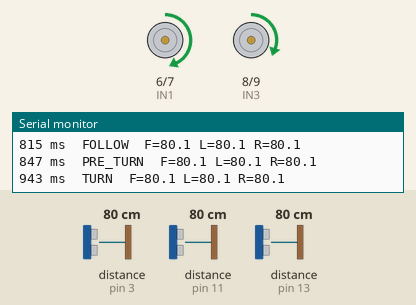
This sketch was run on a simulated Arduino Uno, built with avr-gcc and run on an emulated ATmega328P. Shown: motor-driver pin pairs drawn as motors (green arrow = first pin HIGH = forward, orange = second pin HIGH = backward, longer = more drive, scaled by the enable pin), the last lines printed to the serial monitor. Wiring (inferred from the names in the program): 3 × ultrasonic range finder: trigger pin 2, echo pin 3 / trigger pin 4, echo pin 11 / trigger pin 12, echo pin 13. Inputs (shaded band) come from the test bench; at power-on: distance to the obstacle (sensors on pin 3, pin 11, pin 13) 80 cm. The echo pulse lasts 58.3 µs per cm.

Above: at 2.0 s.
2.1 s: distance to the obstacle (sensor on pin 3) set to 2 cm
At 4.1 s:
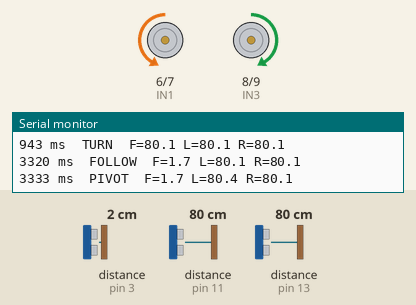
4.8 s: distance to the obstacle (sensor on pin 3) set to 9 cm
At 5.82 s:
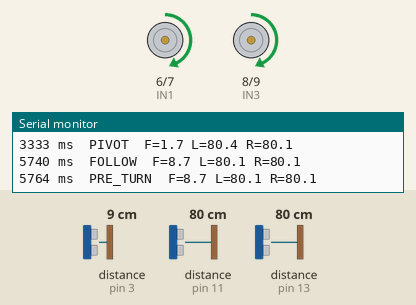
7.3 s: distance to the obstacle (sensor on pin 11) set to 2 cm
9.7 s: distance to the obstacle (sensor on pin 3) set to 35 cm
12.2 s: distance to the obstacle (sensor on pin 13) set to 35 cm
14.7 s: distance to the obstacle (sensor on pin 13) set to 28 cm
At 16.3 s:
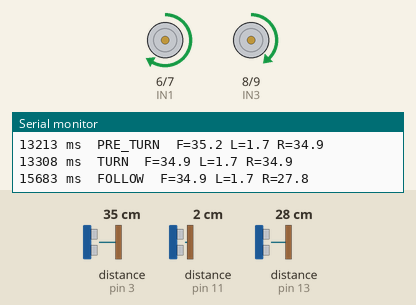
Timing chart, 0 to 17.8 s (numbered marks = the images above; inputs shaded):
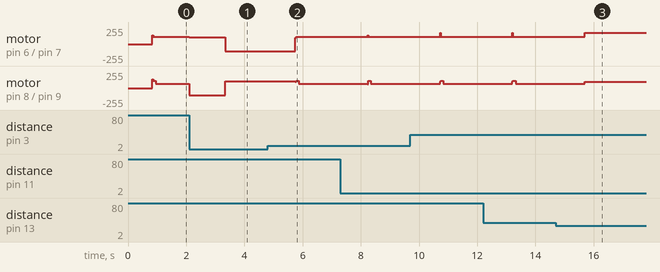

Measured:
- the behaviour switches between 31 and 30 cm on distance to the obstacle (sensor on pin 13) (found by bisection; images 2 and 3)
- after the input at 4.8 s, motor on pin 6 (IN1) / pin 7 (IN2): backward 105/255 → forward 110/255 after 0.95 s; motor on pin 8 (IN3) / pin 9 (IN4): forward 105/255 → forward 110/255 after 0.95 s, → forward 63/255 0.12 s later
- after the input at 14.7 s, motor on pin 6 (IN1) / pin 7 (IN2): goes on until 15.7 s, then stays forward 169/255; motor on pin 8 (IN3) / pin 9 (IN4): goes on until 15.7 s, then stays forward 91/255

The sketch:

maze_solver.ino
```cpp
// ===================================================================
//  Padma's Studio - 3-sonar wall-following maze solver
//  Arduino Uno + L298N + 2 TT gear motors + caster + 3x HC-SR04
//
//  Strategy: keep one hand on the wall (right-hand rule by default).
//  In a maze without loops this visits every corridor, so it always
//  reaches the white goal area, wherever it is.
//
//  FOLLOW   drive forward, a PD controller holds the wall at SIDE_TARGET
//  PRE_TURN the followed wall ended: roll on until the axle is level
//           with the corner
//  TURN     arc 90 degrees around the corner; if our side is still open
//           it was the end of a wall, so arc another 90 (a U-turn)
//  PIVOT    front blocked: spin away from the wall until the way is open
// ===================================================================
#include "config.h"

State state = FOLLOW;
unsigned long stateStart = 0;
float fDist = MAX_RANGE, lDist = MAX_RANGE, rDist = MAX_RANGE;
float lastErr = 0;
float dErrF = 0;                     // filtered derivative
unsigned long lastPid = 0;
bool pidReset = true;
int clearCount = 0;
int openCount = 0;
int arcs = 0;                        // 90 degree chunks done in this turn
bool frontCleared = false;
unsigned long clearedAt = 0;
float lastCm[3] = { MAX_RANGE, MAX_RANGE, MAX_RANGE };   // last good reading per sensor
int misses[3] = { 0, 0, 0 };

void setup() {
  pinMode(ENA, OUTPUT); pinMode(IN1, OUTPUT); pinMode(IN2, OUTPUT);
  pinMode(IN3, OUTPUT); pinMode(IN4, OUTPUT); pinMode(ENB, OUTPUT);
  pinMode(TRIG_F, OUTPUT); pinMode(ECHO_F, INPUT);
  pinMode(TRIG_L, OUTPUT); pinMode(ECHO_L, INPUT);
  pinMode(TRIG_R, OUTPUT); pinMode(ECHO_R, INPUT);

  Serial.begin(115200);
  Serial.println(F("Maze solver ready"));
  stopMotors();
  delay(800);                // time to put the robot down
  readSensors();
  setState(FOLLOW);
}

void loop() {
  readSensors();
  float wallD = FOLLOW_RIGHT ? rDist : lDist;   // the wall we keep our hand on
  float farD  = FOLLOW_RIGHT ? lDist : rDist;   // the other side
  unsigned long inState = millis() - stateStart;

  switch (state) {
    case FOLLOW:
      if (wallD > WALL_LOST) openCount++; else openCount = 0;
      if (openCount >= 2)          setState(PRE_TURN);   // our wall opened up: take it
      else if (fDist < FRONT_STOP) setState(PIVOT);      // blocked ahead: turn away
      else followWall(wallD, farD, fDist < FRONT_SLOW ? SLOW_PWM : BASE_PWM);
      break;

    case PRE_TURN:
      drive(ARC_PWM, ARC_PWM);
      if (inState >= PRE_TURN_MS || fDist < FRONT_STOP) setState(TURN);
      break;

    case TURN:
      if (fDist < FRONT_STOP) spinTowardWall();       // too tight for an arc: turn on the spot
      else                    arcTowardWall();
      if (inState >= ARC_90_MS) {
        if (wallD < WALL_NEAR || arcs >= 1) setState(FOLLOW);    // wall found again
        else { arcs++; stateStart = millis(); }                   // wall end: keep going round
      }
      break;

    case PIVOT:
      spinAwayFromWall();
      if (!frontCleared) {
        if (fDist > FRONT_CLEAR && wallD < WALL_LOST) clearCount++;
        else clearCount = 0;
        if (clearCount >= 2) { frontCleared = true; clearedAt = millis(); }
      } else if (millis() - clearedAt >= PIVOT_EXTRA_MS) {
        setState(FOLLOW);                              // square to the new corridor
      }
      if (inState > MAX_PIVOT_MS) setState(FOLLOW);
      break;
  }
}

// ---------------- behaviours ----------------
void followWall(float wallD, float farD, int base) {
  float err;                                         // > 0: too close to our wall
  if (wallD < WALL_NEAR && farD < WALL_NEAR) err = (farD - wallD) / 2.0;  // centre between both walls
  else if (wallD < WALL_NEAR)                err = SIDE_TARGET - wallD;
  else if (farD < WALL_NEAR)                 err = farD - SIDE_TARGET;
  else                                       err = 0;

  unsigned long now = millis();
  float dt = (now - lastPid) / 1000.0;
  if (pidReset || dt <= 0 || dt > 0.25) { lastErr = err; dErrF = 0; dt = 0.02; pidReset = false; }
  dErrF += D_FILTER * ((err - lastErr) / dt - dErrF);
  lastErr = err;
  lastPid = now;

  int steer = constrain((int)(KP * err + KD * dErrF), -MAX_STEER, MAX_STEER);
  if (FOLLOW_RIGHT) drive(base - steer, base + steer);   // steer > 0 turns left
  else              drive(base + steer, base - steer);
}

void arcTowardWall() {
  int inner = (int)(ARC_PWM * ARC_INNER);
  if (FOLLOW_RIGHT) drive(ARC_PWM, inner);
  else              drive(inner, ARC_PWM);
}

void spinTowardWall() {
  if (FOLLOW_RIGHT) drive(TURN_PWM, -TURN_PWM);
  else              drive(-TURN_PWM, TURN_PWM);
}

void spinAwayFromWall() {
  if (FOLLOW_RIGHT) drive(-TURN_PWM, TURN_PWM);
  else              drive(TURN_PWM, -TURN_PWM);
}

void setState(State s) {
  state = s;
  stateStart = millis();
  clearCount = 0;
  openCount = 0;
  frontCleared = false;
  if (s != TURN) arcs = 0;
  pidReset = true;
#if DEBUG_SERIAL
  Serial.print(millis());
  Serial.print(F(" ms  "));
  Serial.print(stateName(s));
  Serial.print(F("  F=")); Serial.print(fDist, 1);
  Serial.print(F(" L="));  Serial.print(lDist, 1);
  Serial.print(F(" R="));  Serial.println(rDist, 1);
#endif
}

const char* stateName(State s) {
  switch (s) {
    case FOLLOW:   return "FOLLOW";
    case PRE_TURN: return "PRE_TURN";
    case TURN:     return "TURN";
    case PIVOT:    return "PIVOT";
  }
  return "?";
}

// ---------------- sensors ----------------
// One ping. A missed echo keeps the HC-SR04's ECHO pin high for ~38 ms, which
// also spoils the next pings, so a few misses in a row are ignored.
float readCm(int idx, int trig, int echo) {
  digitalWrite(trig, LOW);
  delayMicroseconds(2);
  digitalWrite(trig, HIGH);
  delayMicroseconds(10);
  digitalWrite(trig, LOW);
  unsigned long us = pulseIn(echo, HIGH, 12000UL);   // 12 ms is about 2 m
  if (us == 0) {                                    // no echo
    if (++misses[idx] < MAX_MISSES) return lastCm[idx];
    return MAX_RANGE;                               // really nothing out there
  }
  misses[idx] = 0;
  float cm = us / 58.0;
  if (cm > MAX_RANGE) cm = MAX_RANGE;
  lastCm[idx] = cm;
  return cm;
}

void readSensors() {
  fDist = readCm(0, TRIG_F, ECHO_F);
  lDist = readCm(1, TRIG_L, ECHO_L);
  rDist = readCm(2, TRIG_R, ECHO_R);
}

// ---------------- motors (L298N) ----------------
void drive(int left, int right) {
  setMotor(ENA, IN1, IN2, left * LEFT_TRIM);
  setMotor(ENB, IN3, IN4, right * RIGHT_TRIM);
}

void setMotor(int en, int inA, int inB, float speed) {
  int pwm = constrain(abs((int)speed), 0, 255);
  if (pwm > 0 && pwm < MIN_PWM) pwm = MIN_PWM;       // too slow would just stall
  digitalWrite(inA, speed >= 0 ? HIGH : LOW);
  digitalWrite(inB, speed >= 0 ? LOW : HIGH);
  analogWrite(en, pwm);
}

void stopMotors() {                                  // active brake
  digitalWrite(IN1, LOW); digitalWrite(IN2, LOW);
  digitalWrite(IN3, LOW); digitalWrite(IN4, LOW);
  analogWrite(ENA, 255);  analogWrite(ENB, 255);
}
```

config.h
```cpp
// ===================================================================
//  config.h  -  pins and tuning values for the maze solver
//  Change a value, press "Upload & run" and watch what happens.
// ===================================================================
#pragma once

// ---------- L298N motor driver ----------
#define ENA 5        // left motor speed (PWM)
#define IN1 6        // left motor direction
#define IN2 7
#define IN3 8        // right motor direction
#define IN4 9
#define ENB 10       // right motor speed (PWM)

// ---------- HC-SR04 / HY-SRF05 sonars ----------
#define TRIG_F 2
#define ECHO_F 3
#define TRIG_L 4
#define ECHO_L 11
#define TRIG_R 12
#define ECHO_R 13

// ---------- Strategy ----------
#define FOLLOW_RIGHT 1    // 1 = right-hand rule, 0 = left-hand rule
#define DEBUG_SERIAL 1    // print every state change to the Serial monitor

enum State { FOLLOW, PRE_TURN, TURN, PIVOT };

// ---------- Your maze and robot: measure these ----------
#define CELL_CM      40.0   // wall gap: distance between wall centres
#define TRACK_CM     16.6   // distance between the two wheel centres
#define SENSOR_SPAN  15.0   // distance between the faces of the left and right sonars

// ---------- Distances in cm, as read by each sensor ----------
const float SIDE_TARGET = (CELL_CM - SENSOR_SPAN - 2.0) / 2;  // wanted gap to the followed wall
const float WALL_NEAR   = SIDE_TARGET + CELL_CM * 0.26;      // side below this: the wall is there
const float WALL_LOST   = SIDE_TARGET + CELL_CM * 0.46;      // side above this: an opening
const float FRONT_STOP  = max(4.0, CELL_CM / 2 - 12.0);      // front this close: turn
const float FRONT_SLOW  = CELL_CM * 0.75;                    // start slowing for a front wall
const float FRONT_CLEAR = CELL_CM * 0.60;                    // front this open: stop spinning
const float MAX_RANGE   = 150.0;  // no echo counts as this far
const int   MAX_MISSES  = 3;      // missed echoes in a row before we believe "open"

// ---------- Motors ----------
const int   BASE_PWM   = 130;     // cruising speed (0-255)
const int   SLOW_PWM   = 95;      // speed close to a front wall
const int   ARC_PWM    = 110;     // outer wheel speed while rounding a corner
const int   TURN_PWM   = 105;     // spin-in-place speed
const int   MIN_PWM    = 45;      // below this the TT motors stall
const int   DEAD_PWM   = 33;      // PWM at which the wheels just start to turn
const float CM_S_PER_PWM = 0.483; // calibrate: drive straight for 2 s at BASE_PWM,
                                  // cm travelled / 2 / (BASE_PWM - DEAD_PWM)
const float LEFT_TRIM  = 1.00;    // scale one motor down if the robot drifts
const float RIGHT_TRIM = 1.00;

// ---------- Wall-follow PD controller ----------
const float KP        = 4.0;      // PWM per cm of error
const float KD        = 1.6;      // PWM per cm/s of error change
const float D_FILTER  = 0.4;      // 0..1, lower = smoother derivative
const int   MAX_STEER = 60;

// ---------- Corners ----------
// Arc around the corner post with radius ARC_R. The inner wheel speed and the
// time for a quarter turn follow from the geometry and the motor calibration.
const float ARC_R     = CELL_CM / 2 - 1.0;
const float ARC_Q     = (ARC_R - TRACK_CM / 2) / (ARC_R + TRACK_CM / 2);  // inner/outer wheel speed
const float ARC_INNER = ARC_Q + (1.0 - ARC_Q) * DEAD_PWM / ARC_PWM;        // inner/outer PWM
const unsigned long ARC_90_MS = 1000.0 * HALF_PI * TRACK_CM
                              / (CM_S_PER_PWM * (ARC_PWM - DEAD_PWM) * (1.0 - ARC_Q)) + 30;
const unsigned long PRE_TURN_MS    = 90;   // keep going straight after an opening appears
const unsigned long PIVOT_EXTRA_MS = 60;   // keep spinning a little after the front clears
const unsigned long MAX_PIVOT_MS   = 2400;
```
